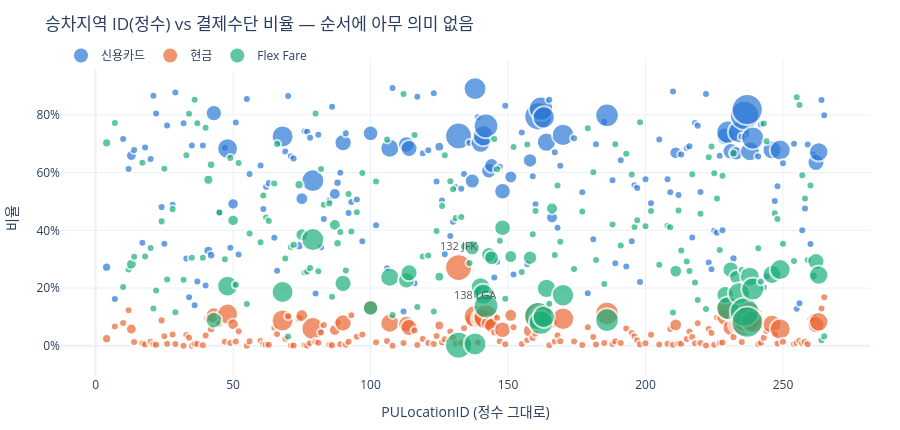

Notebook code for this chart:
### Code cell
# 지역ID를 정수로 넣으면 x축(ID 크기) 따라 추세가 있어야 하는데 전혀 없음 -> 타겟 인코딩으로 가야 함
zone = (df.groupby("PULocationID")["payment_label"]
          .value_counts(normalize=True).unstack(fill_value=0)
          .reindex(columns=ORDER, fill_value=0)
          .join(df["PULocationID"].value_counts().rename("n"))
          .query("n >= 500").reset_index())

fig = go.Figure()
for c in ORDER:
    fig.add_scatter(
        x=zone["PULocationID"], y=zone[c], mode="markers", name=c,
        marker=dict(color=COLOR[c], sizemode="area", size=zone["n"],
                    sizeref=zone["n"].max() / 22**2, sizemin=4,
                    line=dict(color="white", width=2)),
        customdata=zone["n"],
        hovertemplate=f"{c}<br>PU %{{x}} · %{{y:.1%}}<br>n=%{{customdata:,}}<extra></extra>")

# 눈에 띄는 두 곳만 직접 라벨 (나머지는 hover)
for zid, txt in [(132, "132 JFK"), (138, "138 LGA")]:
    r = zone.loc[zone["PULocationID"] == zid].iloc[0]
    fig.add_annotation(x=zid, y=r["현금"], text=txt, yshift=22,
                       showarrow=False, font=dict(size=11, color="#555"))

fig.update_layout(title="승차지역 ID(정수) vs 결제수단 비율 — 순서에 아무 의미 없음",
                  xaxis_title="PULocationID (정수 그대로)", yaxis_title="비율",
                  yaxis_tickformat=".0%", **LAYOUT)
fig.show()

### Figure 1 — Plotly figure (JSON) as saved in the notebook; plotly's stock layout.template omitted (floating-point values rounded to 4 significant figures; data arrays with more than 128 entries replaced by an {"elided": "..."} marker saying what was removed)
{"data": [{"customdata": {"elided": "191 int values"}, "hovertemplate": "신용카드<br>PU %{x} · %{y:.1%}<br>n=%{customdata:,}<extra></extra>", "marker": {"color": "#2a78d6", "line": {"color": "white", "width": 2}, "size": {"elided": "191 int values"}, "sizemin": 4, "sizemode": "area", "sizeref": 392.4}, "mode": "markers", "name": "신용카드", "type": "scatter", "x": {"elided": "191 int values"}, "y": {"elided": "191 float values"}}, {"customdata": {"elided": "191 int values"}, "hovertemplate": "현금<br>PU %{x} · %{y:.1%}<br>n=%{customdata:,}<extra></extra>", "marker": {"color": "#eb6834", "line": {"color": "white", "width": 2}, "size": {"elided": "191 int values"}, "sizemin": 4, "sizemode": "area", "sizeref": 392.4}, "mode": "markers", "name": "현금", "type": "scatter", "x": {"elided": "191 int values"}, "y": {"elided": "191 float values"}}, {"customdata": {"elided": "191 int values"}, "hovertemplate": "Flex Fare<br>PU %{x} · %{y:.1%}<br>n=%{customdata:,}<extra></extra>", "marker": {"color": "#1baf7a", "line": {"color": "white", "width": 2}, "size": {"elided": "191 int values"}, "sizemin": 4, "sizemode": "area", "sizeref": 392.4}, "mode": "markers", "name": "Flex Fare", "type": "scatter", "x": {"elided": "191 int values"}, "y": {"elided": "191 float values"}}], "layout": {"annotations": [{"font": {"color": "#555", "size": 11}, "showarrow": false, "text": "132 JFK", "x": 132, "y": 0.271, "yshift": 22}, {"font": {"color": "#555", "size": 11}, "showarrow": false, "text": "138 LGA", "x": 138, "y": 0.1022, "yshift": 22}], "height": 430, "hovermode": "closest", "legend": {"orientation": "h", "title": {"text": ""}, "x": 0, "y": 1.06}, "margin": {"b": 50, "l": 60, "r": 30, "t": 60}, "title": {"text": "승차지역 ID(정수) vs 결제수단 비율 — 순서에 아무 의미 없음"}, "xaxis": {"title": {"text": "PULocationID (정수 그대로)"}}, "yaxis": {"tickformat": ".0%", "title": {"text": "비율"}}}}
